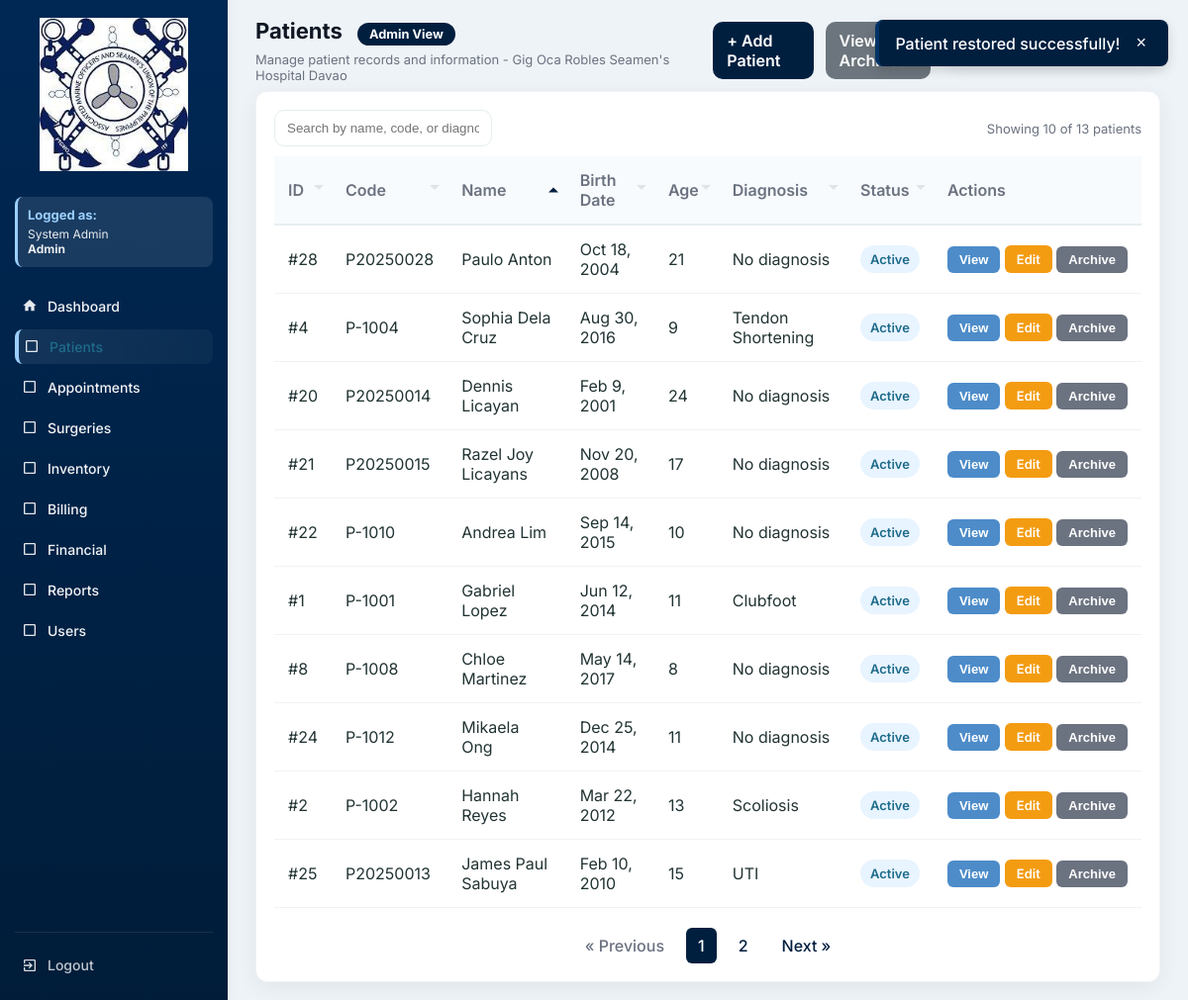
Page /patients.php?success=restored&action=restore&patient_id=5 (signed in) on the committed database.
### tables this page shows
CREATE TABLE `patients` (
  `id` int(11) NOT NULL,
  `patient_code` varchar(20) DEFAULT NULL,
  `first_name` varchar(100) DEFAULT NULL,
  `last_name` varchar(100) DEFAULT NULL,
  `gender` varchar(10) DEFAULT NULL,
  `sex` enum('Male','Female') DEFAULT NULL,
  `birth_date` date DEFAULT NULL,
  `phone` varchar(50) DEFAULT NULL,
  `address` text DEFAULT NULL,
  `guardian` varchar(100) DEFAULT NULL,
  `blood_type` varchar(10) DEFAULT NULL,
  `weight` decimal(5,2) DEFAULT NULL,
  `height` decimal(5,2) DEFAULT NULL,
  `pulse_rate` int(11) DEFAULT NULL,
  `temperature` decimal(4,2) DEFAULT NULL,
  `guardian_name` varchar(150) DEFAULT NULL,
  `created_at` timestamp NOT NULL DEFAULT current_timestamp(),
  `is_archived` tinyint(1) DEFAULT 0,
  `archived_at` datetime DEFAULT NULL,
  `archived_by` int(11) DEFAULT NULL
);

### patients.php (the view, shortened to what the rows shown need)
<?php
require 'config.php';
require 'functions.php';
$current_role = $_SESSION['role'] ?? 'Guest';
$current_user_id = $_SESSION['user_id'] ?? 0;
$current_user = fetchOne($conn, "SELECT role FROM users WHERE id = ?", "i", [$current_user_id]);
$is_admin = ($current_user['role'] ?? '') === 'Admin';
$table_check = fetchOne($conn, "SHOW COLUMNS FROM patients LIKE 'is_archived'");
$has_archive_columns = $table_check !== null;
$items_per_page = 10;
$current_page = isset($_GET['page']) ? max(1, intval($_GET['page'])) : 1;
$offset = ($current_page - 1) * $items_per_page;
$sort_column = $_GET['sort'] ?? 'name';
$sort_order = $_GET['order'] ?? 'asc';
$show_archived = isset($_GET['show']) && $_GET['show'] === 'archived' && $has_archive_columns;
if ($has_archive_columns) {
    $archive_condition = $show_archived ? "p.is_archived = 1" : "p.is_archived = 0";
} else {
    $archive_condition = "1=1";
    $show_archived = false;
}
$order_by = '';
switch ($sort_column) {
    case 'name':
        $order_by = "p.last_name " . strtoupper($sort_order) . ", p.first_name " . strtoupper($sort_order);
        break;
}
$rows = fetchAll($conn, "
    SELECT
        p.*,
        TIMESTAMPDIFF(YEAR, p.birth_date, CURDATE()) as age,
        (SELECT diagnosis FROM medical_records WHERE patient_id = p.id ORDER BY created_at DESC LIMIT 1) as latest_diagnosis,
        CASE WHEN p.is_archived = 1 THEN 'Archived' ELSE 'Active' END as status_text" .
    ($has_archive_columns ? ", arch_user.full_name AS archived_by_name" : "") . "
    FROM patients p" .
    ($has_archive_columns ? " LEFT JOIN users arch_user ON p.archived_by = arch_user.id" : "") . "
    WHERE {$archive_condition}
    ORDER BY {$order_by}
    LIMIT $offset, $items_per_page
", null, []);
?>
<!DOCTYPE html>
<html lang="en">
<head>
</head>
<body>
  <div class="app">
    <div class="main" id="mainContent">
      <div class="topbar">
        <div class="top-left">
          <h1>Patients <?php echo $show_archived ? '(Archived)' : ''; ?>
            <span class="role-badge role-<?php echo strtolower($current_role); ?>">
              <?php echo htmlspecialchars($current_role); ?> View
            </span>
          </h1>
        </div>
      </div>
      <div class="table-wrap" id="patientsSection">
        <table id="patientsTable" aria-label="Patients table">
          <thead>
            <tr>
              <th class="sortable-header <?php echo $sort_column == 'id' ? $sort_order : ''; ?>"
                  onclick="sortTable('id', '<?php echo $sort_column == 'id' && $sort_order == 'asc' ? 'desc' : 'asc'; ?>')">ID</th>
              <th class="sortable-header <?php echo $sort_column == 'code' ? $sort_order : ''; ?>"
                  onclick="sortTable('code', '<?php echo $sort_column == 'code' && $sort_order == 'asc' ? 'desc' : 'asc'; ?>')">Code</th>
              <th class="sortable-header <?php echo $sort_column == 'name' ? $sort_order : ''; ?>"
                  onclick="sortTable('name', '<?php echo $sort_column == 'name' && $sort_order == 'asc' ? 'desc' : 'asc'; ?>')">Name</th>
              <th class="sortable-header <?php echo $sort_column == 'birth_date' ? $sort_order : ''; ?>"
                  onclick="sortTable('birth_date', '<?php echo $sort_column == 'birth_date' && $sort_order == 'asc' ? 'desc' : 'asc'; ?>')">Birth Date</th>
              <th class="sortable-header <?php echo $sort_column == 'age' ? $sort_order : ''; ?>"
                  onclick="sortTable('age', '<?php echo $sort_column == 'age' && $sort_order == 'asc' ? 'desc' : 'asc'; ?>')">Age</th>
              <th class="sortable-header <?php echo $sort_column == 'diagnosis' ? $sort_order : ''; ?>"
                  onclick="sortTable('diagnosis', '<?php echo $sort_column == 'diagnosis' && $sort_order == 'asc' ? 'desc' : 'asc'; ?>')">Diagnosis</th>
              <th class="sortable-header <?php echo $sort_column == 'status' ? $sort_order : ''; ?>"
                  onclick="sortTable('status', '<?php echo $sort_column == 'status' && $sort_order == 'asc' ? 'desc' : 'asc'; ?>')">Status</th>
              <th>Actions</th>
            </tr>
          </thead>
          <tbody>
            <?php if (count($rows) > 0): ?>
              <?php foreach($rows as $r): ?>
                <?php
                $row_class = ($has_archive_columns && !empty($r['is_archived'])) ? 'style="background-color: rgba(107, 114, 128, 0.1);"' : '';
                $full_name = h($r['first_name'] ?? '') . ' ' . h($r['last_name'] ?? '');
                ?>
                <tr data-patient-id="<?php echo h($r['id']); ?>" <?php echo $row_class; ?>>
                  <td>#<?php echo h($r['id']); ?></td>
                  <td><?php echo h($r['patient_code'] ?? ''); ?></td>
                  <td><?php echo $full_name; ?></td>
                  <td><?php echo !empty($r['birth_date']) ? date('M j, Y', strtotime($r['birth_date'])) : 'N/A'; ?></td>
                  <td><?php echo h($r['age'] ?? 'N/A'); ?></td>
                  <td><?php echo !empty($r['latest_diagnosis']) ? h($r['latest_diagnosis']) : 'No diagnosis'; ?></td>
                  <td>
                    <span class="status <?php echo ($has_archive_columns && !empty($r['is_archived'])) ? 'archived' : 'active'; ?>">
                      <?php echo ($has_archive_columns && !empty($r['is_archived'])) ? 'Archived' : 'Active'; ?>
                    </span>
                  </td>
                  <td style="white-space: nowrap;">
                    <button type="button" class="btn" onclick="viewPatient(<?php echo h($r['id']); ?>)" style="background: #4d8cc9; color: white; padding: 6px 12px; border-radius: 6px; border: none; font-size: 13px;">View</button>
                    <?php if (!$has_archive_columns || empty($r['is_archived'])): ?>
                      <a href="patient_form.php?id=<?php echo h($r['id']); ?>" class="btn" style="background: #f39c12; color: white; padding: 6px 12px; border-radius: 6px; text-decoration: none; font-size: 13px;">Edit</a>
                    <?php elseif ($is_admin): ?>
                      <a href="patient_form.php?id=<?php echo h($r['id']); ?>" class="btn" style="background: #f39c12; color: white; padding: 6px 12px; border-radius: 6px; text-decoration: none; font-size: 13px;">Edit</a>
                    <?php endif; ?>
                    <?php if ($has_archive_columns && $is_admin): ?>
                      <?php $patientName = addslashes($full_name); ?>
                      <?php if (!empty($r['is_archived'])): ?>
                        <button type="button" class="btn" onclick="confirmRestore(<?php echo h($r['id']); ?>, '<?php echo h($patientName); ?>')" style="background: #6b7280; color: white; padding: 6px 12px; border-radius: 6px; border: none; font-size: 13px;">Restore</button>
                      <?php else: ?>
                        <button type="button" class="btn" onclick="confirmArchive(<?php echo h($r['id']); ?>, '<?php echo h($patientName); ?>')" style="background: #6b7280; color: white; padding: 6px 12px; border-radius: 6px; border: none; font-size: 13px;">Archive</button>
                      <?php endif; ?>
                    <?php endif; ?>
                  </td>
                </tr>
              <?php endforeach; ?>
            <?php endif; ?>
          </tbody>
        </table>
      </div>
    </div>
  </div>
</body>
</html>

### rows in the picture
patients: id "28", patient_code "P20250028", full_name "Paulo Anton", birth_date "Oct 18, 2004", age "21", shows "No diagnosis", is_archived "Active"
patients: id "4", patient_code "P-1004", full_name "Sophia Dela Cruz", birth_date "Aug 30, 2016", age "9", latest_diagnosis "Tendon Shortening", is_archived "Active"
patients: id "20", patient_code "P20250014", full_name "Dennis Licayan", birth_date "Feb 9, 2001", age "24", shows "No diagnosis", is_archived "Active"
patients: id "21", patient_code "P20250015", full_name "Razel Joy Licayans", birth_date "Nov 20, 2008", age "17", shows "No diagnosis", is_archived "Active"
patients: id "22", patient_code "P-1010", full_name "Andrea Lim", birth_date "Sep 14, 2015", age "10", shows "No diagnosis", is_archived "Active"
patients: id "1", patient_code "P-1001", full_name "Gabriel Lopez", birth_date "Jun 12, 2014", age "11", latest_diagnosis "Clubfoot", is_archived "Active"
patients: id "8", patient_code "P-1008", full_name "Chloe Martinez", birth_date "May 14, 2017", age "8", shows "No diagnosis", is_archived "Active"
patients: id "24", patient_code "P-1012", full_name "Mikaela Ong", birth_date "Dec 25, 2014", age "11", shows "No diagnosis", is_archived "Active"
patients: id "2", patient_code "P-1002", full_name "Hannah Reyes", birth_date "Mar 22, 2012", age "13", latest_diagnosis "Scoliosis", is_archived "Active"
patients: id "25", patient_code "P20250013", full_name "James Paul Sabuya", birth_date "Feb 10, 2010", age "15", latest_diagnosis "UTI", is_archived "Active"

### other values in the picture
$current_name "System Admin"
$current_role "Admin"
$label "Patients"
$label "Appointments"
$label "Surgeries"
$label "Inventory"
$label "Billing"
$label "Financial"
$label "Reports"
$label "Users"
count($rows) "10"
$total_patients "13"
